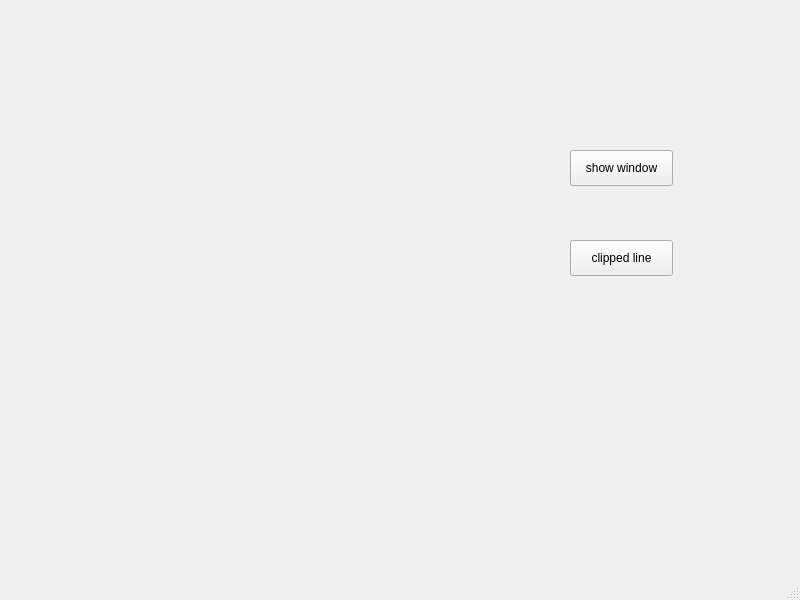
<?xml version="1.0" encoding="UTF-8"?>
<ui version="4.0">
 <class>MainWindow</class>
 <widget class="QMainWindow" name="MainWindow">
  <property name="geometry">
   <rect>
    <x>0</x>
    <y>0</y>
    <width>800</width>
    <height>600</height>
   </rect>
  </property>
  <property name="windowTitle">
   <string>MainWindow</string>
  </property>
  <widget class="QWidget" name="centralwidget">
   <widget class="QLabel" name="label">
    <property name="geometry">
     <rect>
      <x>0</x>
      <y>0</y>
      <width>500</width>
      <height>500</height>
     </rect>
    </property>
    <property name="text">
     <string/>
    </property>
   </widget>
   <widget class="QPushButton" name="pushButton">
    <property name="geometry">
     <rect>
      <x>570</x>
      <y>240</y>
      <width>103</width>
      <height>36</height>
     </rect>
    </property>
    <property name="text">
     <string>clipped line</string>
    </property>
   </widget>
   <widget class="QPushButton" name="pushButton_2">
    <property name="geometry">
     <rect>
      <x>570</x>
      <y>150</y>
      <width>103</width>
      <height>36</height>
     </rect>
    </property>
    <property name="text">
     <string>show window</string>
    </property>
   </widget>
  </widget>
  <widget class="QMenuBar" name="menubar">
   <property name="geometry">
    <rect>
     <x>0</x>
     <y>0</y>
     <width>800</width>
     <height>29</height>
    </rect>
   </property>
  </widget>
  <widget class="QStatusBar" name="statusbar"/>
 </widget>
 <resources/>
 <connections/>
</ui>
